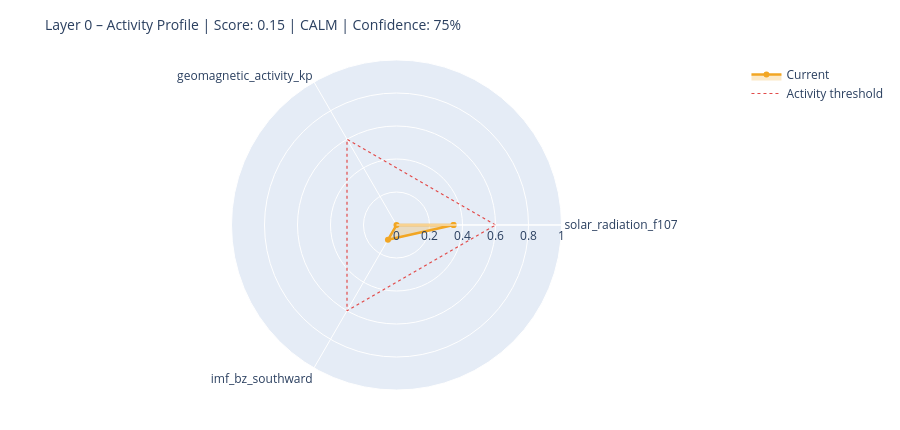

Source (notebook cell):
### Markdown cell above
---
## 6. State Assessment & Handoff to Layer 1

### Code cell
# ============================================================
# STEP 1 – Collect raw values with source modes
# Mode: 'primary' | 'fallback_3h' | 'last_valid' | 'missing'
# ============================================================

def safe_last(df, col):
    if df is None or col not in df.columns: return None
    s = df[col].dropna()
    return float(s.iloc[-1]) if not s.empty else None

f107_now = safe_last(df_f107, 'f10.7')
bz_now   = safe_last(df_mag,  'bz_gsm')
kp_now   = safe_last(df_kp,   'kp')
sw_now   = safe_last(df_sw,   'speed')

source_modes = {
    'F10.7':    'primary'  if f107_now is not None else 'missing',
    'Kp':       'primary'  if kp_now   is not None else 'missing',
    'IMF_Bz':   'primary'  if bz_now   is not None else 'missing',
    'SW_speed': 'primary'  if sw_now   is not None else 'missing',
}

# Kp Fallback – 3h endpoint
if kp_now is None:
    try:
        r = requests.get(
            'https://services.swpc.noaa.gov/json/noaa-planetary-k-index.json',
            timeout=10)
        r.raise_for_status()
        fb = pd.DataFrame(r.json())
        tc = next((c for c in fb.columns if 'time' in c.lower()), fb.columns[0])
        kc = next((c for c in fb.columns if 'kp' in c.lower() and c != tc), None)
        if kc:
            fb[kc] = fb[kc].astype(str).str.extract(r'([0-9]+(?:\.[0-9]*)?)')[0]
            fb[kc] = pd.to_numeric(fb[kc], errors='coerce')
            fb = fb[fb[kc] >= 0].dropna(subset=[kc])
            if not fb.empty:
                kp_now = float(fb[kc].iloc[-1])
                source_modes['Kp'] = 'fallback_3h'
                print(f'  Kp fallback (3h): {kp_now:.1f}')
    except Exception as e:
        print(f'  Kp fallback failed: {e}')

# Solar Wind Fallback – last valid value
if sw_now is None and df_sw is not None and 'speed' in df_sw.columns:
    s = df_sw['speed'].dropna()
    if not s.empty:
        sw_now = float(s.iloc[-1])
        source_modes['SW_speed'] = 'last_valid'
        print(f'  SW fallback (last_valid): {sw_now:.0f} km/s')

print()
print('Source modes:', source_modes)

# ============================================================
# STEP 2 – Score from available components only
# ============================================================

def norm(v, lo, hi):
    if v is None: return None
    return max(0.0, min(1.0, (v - lo) / (hi - lo)))

COMPONENTS = {
    'solar_radiation_f107':    (f107_now, norm(f107_now, 60, 250)),
    'geomagnetic_activity_kp': (kp_now,   norm(kp_now,   0,   9)),
    'imf_bz_southward':        (bz_now,   norm(-(bz_now or 0) if bz_now else None, -5, 30)
                                           if bz_now is not None else None),
    'solar_wind_speed':        (sw_now,   norm(sw_now, 300, 800)),
}

available   = {k: v[1] for k, v in COMPONENTS.items() if v[1] is not None}
unavailable = [k for k, v in COMPONENTS.items() if v[1] is None]

layer0_score = round(sum(available.values()) / len(available), 4) if available else None
confidence   = round(len(available) / len(COMPONENTS), 2)

level = ('unknown'  if layer0_score is None
         else 'calm'     if layer0_score < 0.3
         else 'moderate' if layer0_score < 0.6
         else 'active')

# ============================================================
# STEP 3 – Dominant Driver
# ============================================================

def dominant_driver(kp, f107, bz, sw):
    candidates = []
    if kp   is not None and kp   >= 4:   candidates.append(('geomagnetic',    kp / 9))
    if sw   is not None and sw   >= 500:  candidates.append(('solar_wind',     sw / 800))
    if bz   is not None and bz   <= -5:   candidates.append(('imf_southward',  abs(bz) / 30))
    if f107 is not None and f107 >= 150:  candidates.append(('solar_radiation',f107 / 250))
    return max(candidates, key=lambda x: x[1])[0] if candidates else 'none'

driver = dominant_driver(kp_now, f107_now, bz_now, sw_now)

# ============================================================
# STEP 4 – Downstream expectations
# ============================================================

def downstream_expectation(driver, score, kp, bz, f107):
    exp = {
        'magnetosphere':        'calm',
        'ionosphere':           'calm',
        'schumann_resonance':   'unchanged',
        'lithosphere_currents': 'low',
    }
    if driver == 'geomagnetic' or (kp and kp >= 5):
        exp['magnetosphere']        = 'compressed / storm'
        exp['ionosphere']           = 'elevated disturbance (TEC variability)'
        exp['schumann_resonance']   = 'elevated amplitude possible'
        exp['lithosphere_currents'] = 'elevated induction currents'
    elif driver == 'imf_southward' or (bz and bz <= -5):
        exp['magnetosphere']        = 'energy coupling active'
        exp['ionosphere']           = 'elevated electron density possible'
        exp['schumann_resonance']   = 'slight modulation possible'
    elif driver == 'solar_radiation' or (f107 and f107 >= 150):
        exp['ionosphere']           = 'elevated ionization (F-layer)'
        exp['schumann_resonance']   = 'slightly elevated background activity'
    return exp

downstream = downstream_expectation(driver, layer0_score, kp_now, bz_now, f107_now)

# ============================================================
# CONSOLE OUTPUT
# ============================================================

W = 58
print('=' * W)
print('LAYER 0 – STATE ASSESSMENT')
print('=' * W)
for name, (raw_v, score_v) in COMPONENTS.items():
    if score_v is not None:
        bar = '█' * int(score_v * 20) + '░' * (20 - int(score_v * 20))
        print(f'  {name:<35}  {bar}  {score_v:.2f}')
    else:
        print(f'  {name:<35}  {"─" * 20}  n/a')
print('-' * W)
print(f'  Score ({len(available)}/{len(COMPONENTS)} components):  {layer0_score:.3f}')
print(f'  Confidence:         {confidence:.0%}')
print(f'  Level:              {level.upper()}')
print(f'  Dominant Driver:    {driver}')

# Radar chart
cats = list(available.keys())
vals = list(available.values())
if len(cats) >= 3:
    fig = go.Figure()
    fig.add_trace(go.Scatterpolar(
        r=vals + [vals[0]], theta=cats + [cats[0]],
        fill='toself', fillcolor='rgba(242,166,35,0.25)',
        line=dict(color='#F2A623', width=2.5), name='Current'
    ))
    fig.add_trace(go.Scatterpolar(
        r=[0.6] * (len(cats) + 1), theta=cats + [cats[0]],
        line=dict(color='#E24B4A', dash='dot', width=1.2),
        mode='lines', name='Activity threshold'
    ))
    fig.update_layout(
        title=dict(text=f'Layer 0 – Activity Profile | Score: {layer0_score:.2f} | {level.upper()} | Confidence: {confidence:.0%}',
                   font=dict(size=14)),
        polar=dict(radialaxis=dict(visible=True, range=[0, 1])),
        height=430, showlegend=True,
        margin=dict(l=60, r=60, t=60, b=40)
    )
    fig.show()

### Figure 1 — Plotly figure (JSON) as saved in the notebook; plotly's stock layout.template omitted (floating-point values rounded to 4 significant figures)
{"data": [{"fill": "toself", "fillcolor": "rgba(242,166,35,0.25)", "line": {"color": "#F2A623", "width": 2.5}, "name": "Current", "r": [0.3457, 0.0, 0.1037, 0.3457], "theta": ["solar_radiation_f107", "geomagnetic_activity_kp", "imf_bz_southward", "solar_radiation_f107"], "type": "scatterpolar"}, {"line": {"color": "#E24B4A", "dash": "dot", "width": 1.2}, "mode": "lines", "name": "Activity threshold", "r": [0.6, 0.6, 0.6, 0.6], "theta": ["solar_radiation_f107", "geomagnetic_activity_kp", "imf_bz_southward", "solar_radiation_f107"], "type": "scatterpolar"}], "layout": {"height": 430, "margin": {"b": 40, "l": 60, "r": 60, "t": 60}, "polar": {"radialaxis": {"range": [0, 1], "visible": true}}, "showlegend": true, "title": {"font": {"size": 14}, "text": "Layer 0 – Activity Profile | Score: 0.15 | CALM | Confidence: 75%"}}}
